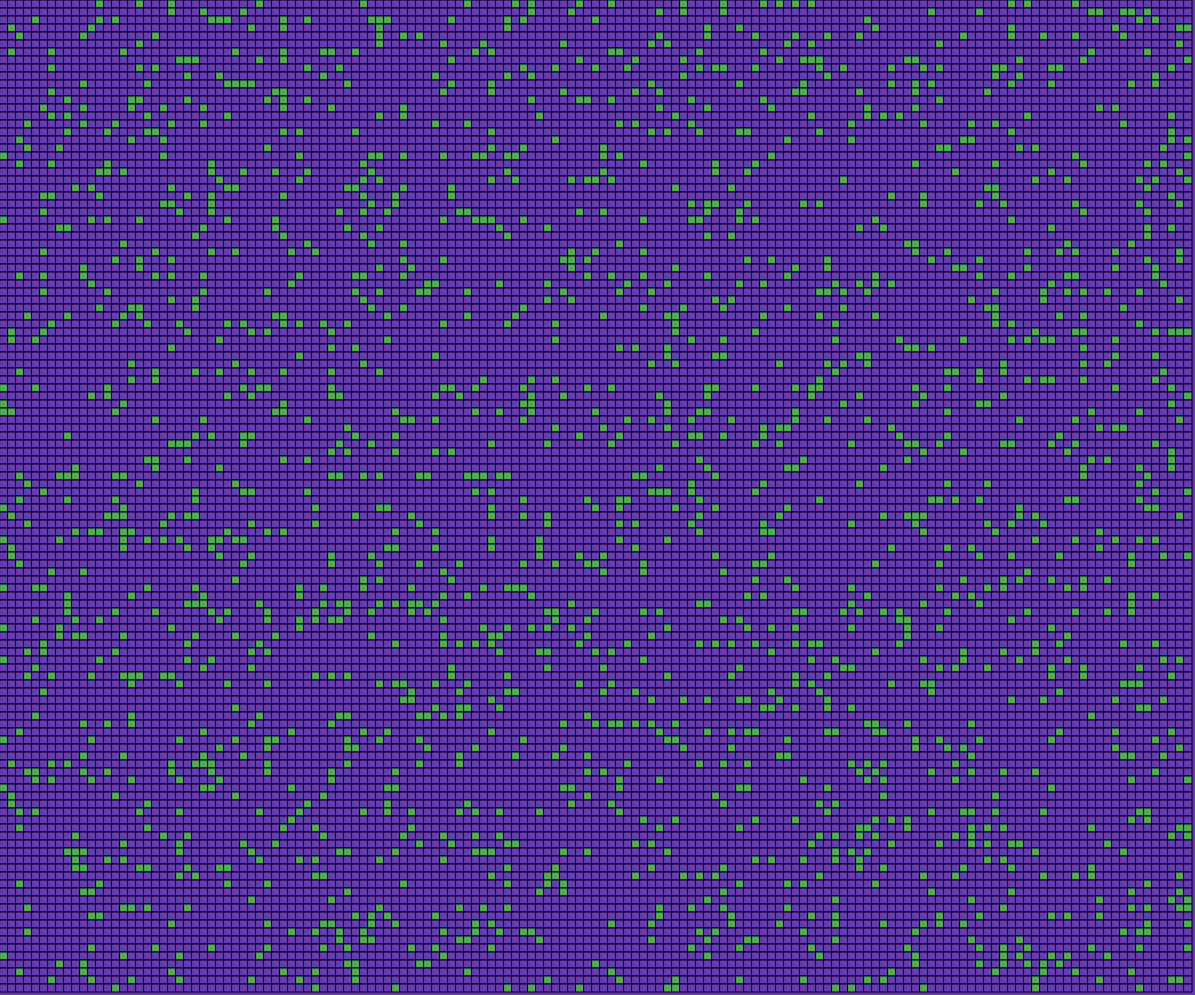
Frame 1 (no input)
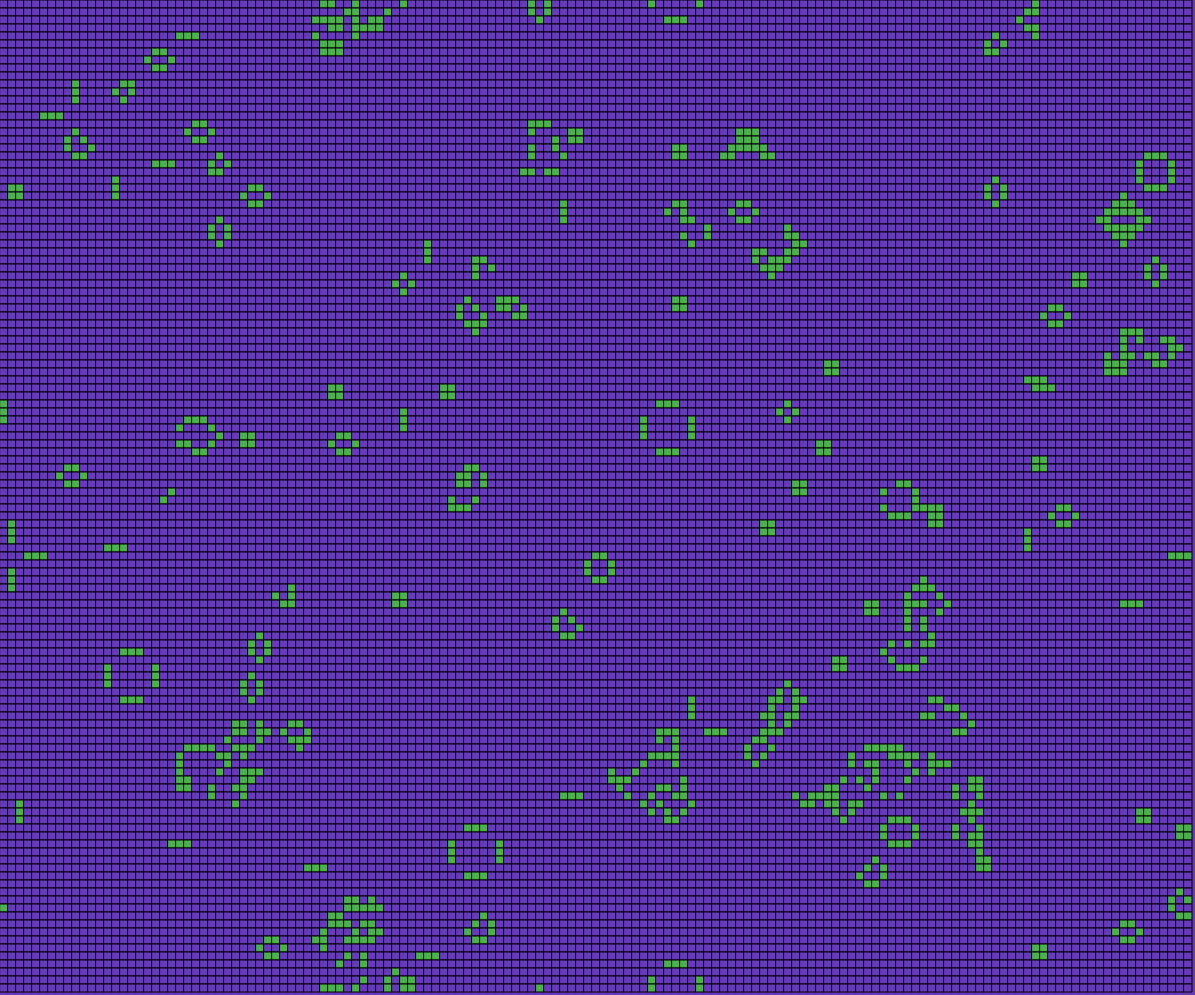
Frame 60 (no input)
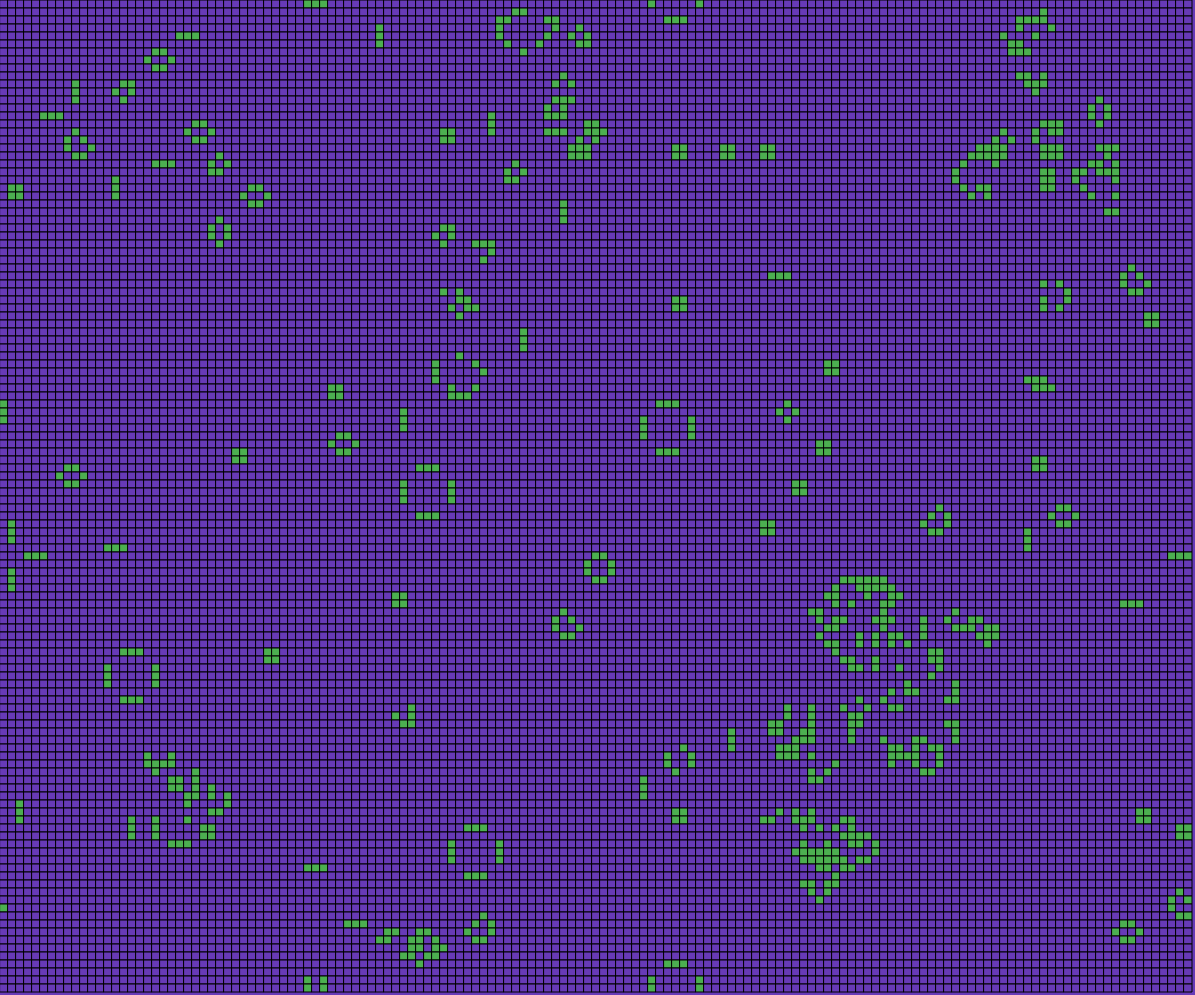
Frame 120 (the mouse pressed at the canvas centre since frame 60)

The p5.js sketch that drew these frames (run headless with seeded random() and noise() and a simulated clock; from frame 60 on, the mouse is pressed at the canvas centre):

// p5.js sketch
// ── sketch.js
/* Please refractor!!!!*/
const cellSize = 8; //Maybe allow user to change this
let currentState = [];
let nextState = [];
let grid;

function setup() {
  createCanvas(window.innerWidth-5,window.innerHeight-5);
  initColors();
  
  grid = new Grid( cellSize, width, height );
  
  initGame();
}

function draw() {
	
	let t0 = performance.now();

	background(colors.deepPurple);
	drawState(currentState, grid);
  
	currentState = getNextState();  
	
	let t1 = performance.now();
	
	if( (frameCount % 60) == 0 ) {
		console.log("Loop time: " + (t1-t0) + "ms");
	}
  
	
}

function windowResized() {
  resizeCanvas(window.innerWidth-5, window.innerHeight-5);
  initGame();
}


function getInitialState(numberOfCells, lifeProbability = 0.5) {
	initialState = [];
	
	for( let i = 0 ; i < numberOfCells ; i++ ) {
		initialState.push( ( random() <= lifeProbability ? 1 : 0 )  );
	}
	
	return initialState;
}

function initGame() {
	grid.resizeWorld( width, height );
	nextState = [grid.numberOfCells()];	
	currentState = getInitialState(grid.numberOfCells(), 0.1);
	
	nextState = getNextState(currentState);
}

function drawState( state, grid ) {
	stroke(0);
	
	
	for( let x = 0; x < grid.cols ; x++ ) {
		for( let y = 0; y < grid.rows ; y++) {
			//TODO : Allow for cellSize of 1				
			if( getState(currentState,x,y) === 1 ) {
				fill(colors.green);
			} else {
				fill(colors.deepPurple);
			}
			
			rect(x * grid.cellSize ,y * grid.cellSize , grid.cellSize, grid.cellSize)
		}
	}
}

function getState( states, x, y , show = false ) {
	
	let _x , _y;
	
	if( x < 0 ) {
		_x = grid.cols-1;
	} else if( x >= grid.cols ) {
		_x = 0;
	} else {
		_x = x;
	}

	if( y < 0 ) {
		_y = grid.rows-1;
	} else if( y >= grid.rows ) {
		_y = 0;
	} else {
		_y = y;
	}
	
	if( show )
		console.log( `(${x},${y}) => (${_x},${_y}) = ${states[_x + grid.cols*_y]}`);
	
	return states[_x + grid.cols*_y];
}

function setState( states, toState, x, y ) {
	states[x+grid.cols*y] = toState;
}

function getNextState() {
	let newState = [currentState.size];
	
	for( let x = 0; x < grid.cols ; x++ ) {
		for( let y = 0; y < grid.rows ; y++) {
			let neighbors = getNeighbors(x,y);
			
			if( neighbors < 2 || neighbors > 3 ) {
				setState(newState, 0, x, y);
			} else if( neighbors === 3 ) {
				setState(newState, 1, x, y);
			} else {
				setState(newState, getState(currentState,x,y), x, y); 
			}
		}
	}
	
	return newState;
}

function getNeighbors(x,y) {
	
	let neighbors = -1*getState(currentState, x, y);
	
	for( let i = -1; i < 2 ; i++ ) {
		for( let j = -1; j < 2; j++) {
			neighbors += getState( currentState, x+i, y+j);
		}
	}
	
	return neighbors;
}

// ── cell.js
const cellStates = {
    DEAD: 0,
    ALIVE: 1
}

class Cell {
    constructor( size = 1, state ) {
        this.size_ = size;
        this.state_ = ( state ? state : this.getRandomState() );
    }

    static getRandomState() {
        let keys = Object.keys(cellStates);
        return cellStates[ keys[ Math.floor( random(keys.length) )] ];
    }

}
// ── colors.js
const colors = {};

function initColors() {
    colors.red = color(244,67,54),
    colors.pink = color(233,30,99),
    colors.purple = color(156,39,176),
    colors.deepPurple = color(103,58,183),
    colors.indigo = color(63,81,181),
    colors.blue = color(33,150,243),
    colors.lightBlue = color(3,169,244),
    colors.cyan = color(0,188,212),
    colors.teal = color(0,150,136),
    colors.green = color(76,175,80),
    colors.lightGreen= color(139,195,74),
    colors.lime= color(205,220,57),
    colors.yellow= color(255,235,59),
    colors.amber= color(255,193,7),
    colors.orange= color(255,152,0),
    colors.deepOrange= color(255,87,34),
    colors.brown= color(121,85,72),
    colors.grey= color(158,158,158),
    colors.blueGrey= color(96,125,139)
}
// ── grid.js
class Grid {
	
	constructor(cellSize, worldWidth, worldHeight) {
		this._cellSize = cellSize;
		this._cols = -1;
		this._rows = -1;
		this._worldWidth = -1;
		this._worldHeight = -1;
		
		this.resizeWorld( worldWidth, worldHeight );
	}
	
	numberOfCells() {
		return this._cols * this._rows;
	}
	
	resizeWorld( worldWidth , worldHeight ) {
		this._worldWidth = worldWidth;
		this._worldHeight = worldHeight;
		this._cols = Math.floor( worldWidth / this._cellSize );
		this._rows = Math.floor( worldHeight / this._cellSize );
	}
	
	set cellSize( newSize ) {
		console.log("Called");
		this._cellSize = newSize;
		this.resizeWorld( this._worldWidth, this._worldHeight );
	}
	
	get cellSize() {
		return this._cellSize;
	}
	
	get rows() {
		return this._rows;
	}
	
	get cols() {
		return this._cols;
	}
}
